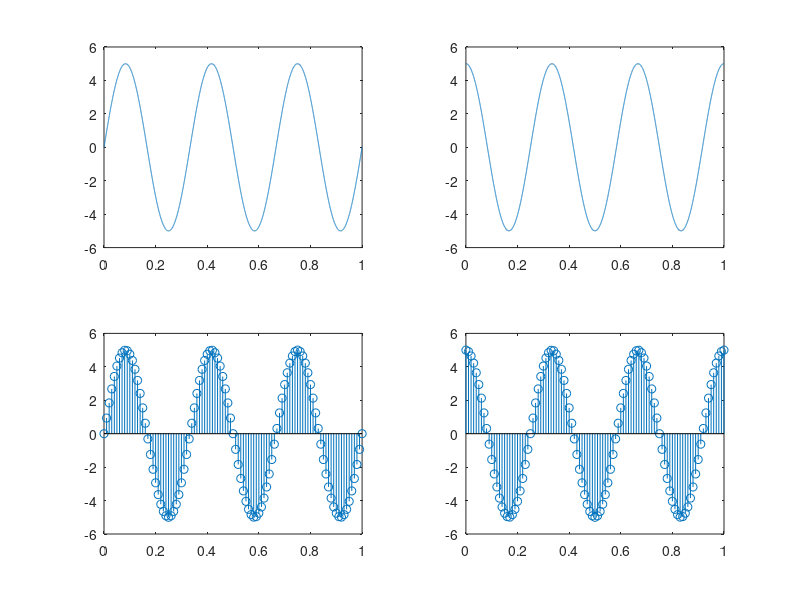

Write the MATLAB code that produced this figure.
clc
close all
clear all
f = 3;
a = 5;
t = 0:0.0001:1;

subplot(2,2,1);
x = a * sin (2*pi*f*t);
plot(t,x)

subplot(2,2,2);
x = a * cos(2*pi*f*t);
plot(t,x)

t = 0:0.01:1;

subplot(2,2,3);
x = a * sin (2*pi*f*t);
stem(t,x)

subplot(2,2,4);
x = a * cos (2*pi*f*t);
stem(t,x)